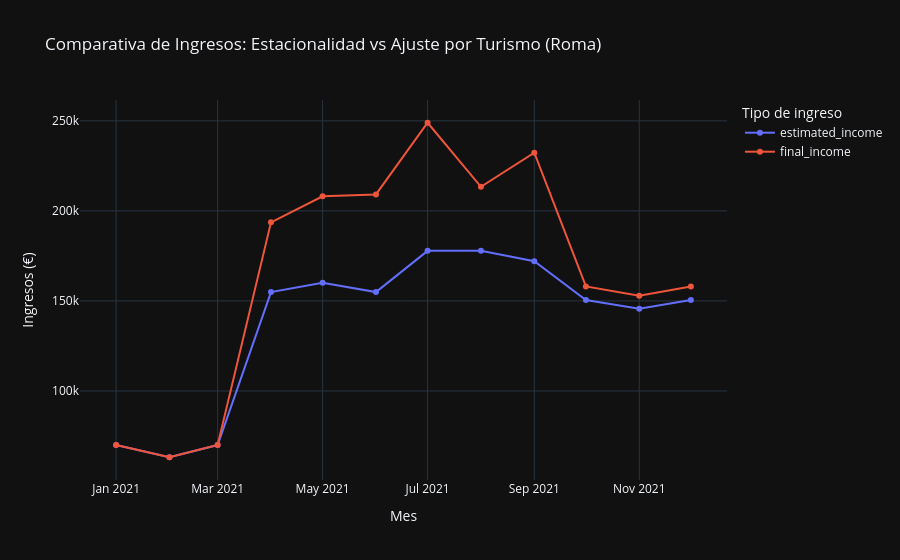

Notebook code cell kept with this figure:
### Code cell
fig = px.line(
    monthly_df,
    x="month",
    y=["estimated_income", "final_income"],
    title="Comparativa de Ingresos: Estacionalidad vs Ajuste por Turismo (Roma)",
    labels={"value": "Ingresos (€)", "month": "Mes"},
    markers=True
)

fig.update_layout(
    legend_title="Tipo de ingreso",
    xaxis_title="Mes",
    yaxis_title="Ingresos (€)",
    template="plotly_dark" 
)

fig.show()

### Figure 1 — Plotly figure (JSON) as saved in the notebook; plotly's stock layout.template omitted (floating-point values rounded to 4 significant figures)
{"data": [{"hovertemplate": "variable=estimated_income<br>Mes=%{x}<br>Ingresos (€)=%{y}<extra></extra>", "legendgroup": "estimated_income", "line": {"color": "#636efa", "dash": "solid"}, "marker": {"symbol": "circle"}, "mode": "lines+markers", "name": "estimated_income", "orientation": "v", "showlegend": true, "type": "scatter", "x": ["2021-01-01T00:00:00", "2021-02-01T00:00:00", "2021-03-01T00:00:00", "2021-04-01T00:00:00", "2021-05-01T00:00:00", "2021-06-01T00:00:00", "2021-07-01T00:00:00", "2021-08-01T00:00:00", "2021-09-01T00:00:00", "2021-10-01T00:00:00", "2021-11-01T00:00:00", "2021-12-01T00:00:00"], "xaxis": "x", "y": [69980.0, 63210.0, 69980.0, 154900.0, 160100.0, 154900.0, 177800.0, 177800.0, 172100.0, 150500.0, 145700.0, 150500.0], "yaxis": "y"}, {"hovertemplate": "variable=final_income<br>Mes=%{x}<br>Ingresos (€)=%{y}<extra></extra>", "legendgroup": "final_income", "line": {"color": "#EF553B", "dash": "solid"}, "marker": {"symbol": "circle"}, "mode": "lines+markers", "name": "final_income", "orientation": "v", "showlegend": true, "type": "scatter", "x": ["2021-01-01T00:00:00", "2021-02-01T00:00:00", "2021-03-01T00:00:00", "2021-04-01T00:00:00", "2021-05-01T00:00:00", "2021-06-01T00:00:00", "2021-07-01T00:00:00", "2021-08-01T00:00:00", "2021-09-01T00:00:00", "2021-10-01T00:00:00", "2021-11-01T00:00:00", "2021-12-01T00:00:00"], "xaxis": "x", "y": [69980.0, 63210.0, 69980.0, 193600.0, 208100.0, 209100.0, 248900.0, 213400.0, 232300.0, 158000.0, 152900.0, 158000.0], "yaxis": "y"}], "layout": {"legend": {"title": {"text": "Tipo de ingreso"}, "tracegroupgap": 0}, "title": {"text": "Comparativa de Ingresos: Estacionalidad vs Ajuste por Turismo (Roma)"}, "xaxis": {"anchor": "y", "domain": [0, 1], "title": {"text": "Mes"}}, "yaxis": {"anchor": "x", "domain": [0, 1], "title": {"text": "Ingresos (€)"}}}}
